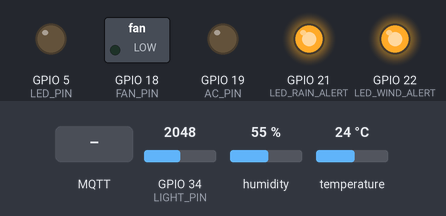
Bench run of a sketch on a simulated ESP32. On the bench: switched loads named in the sketch (green lamp = pin HIGH), output pins drawn as LEDs (lit = HIGH). The test bench sets the inputs (shaded band); at power-on: GPIO 34 (LIGHT_PIN) = 2048, humidity 55 %, temperature 24 °C (analog values on the 0–4095 scale). WiFi joins after 1.5 s; servers stay silent unless stated; random numbers use the default seed unless the sketch sets one; no MQTT or app messages arrive unless stated; what the sketch prints to the serial monitor is not drawn.

Above: at 3.7 s.
3.8 s: MQTT message "ON" arrives on the first subscribed topic
At 4.8 s:
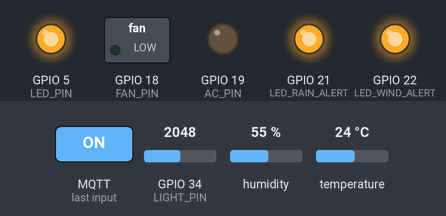
9.8 s: MQTT message "ON" arrives on the second subscribed topic
At 11.9 s:
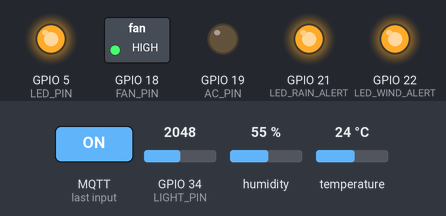
14.3 s: MQTT message "OFF" arrives on the first subscribed topic
At 15.2 s:
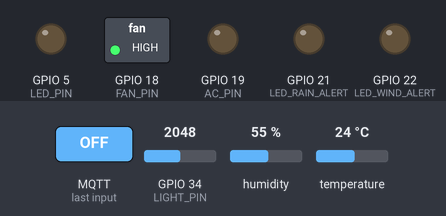
20.3 s: MQTT message "TOGGLE" arrives on the first subscribed topic
At 22.4 s:
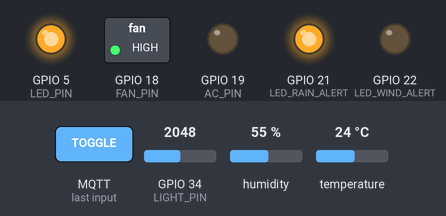
26.3 s: MQTT message "OFF" arrives on the second subscribed topic
At 29.8 s:
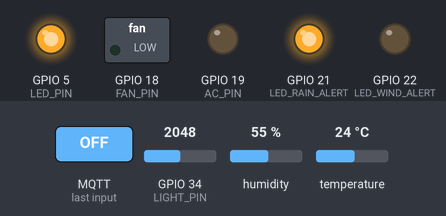
32.3 s: MQTT message "ON" arrives on the third subscribed topic
At 33.5 s:
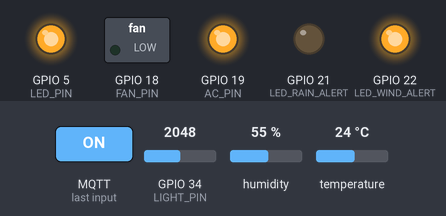
Timing chart, 0 to 57.2 s (numbered marks = the images above; inputs shaded):
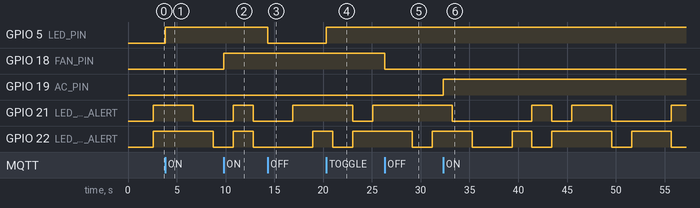

Measured:
- after the input at 3.8 s, GPIO 5 (LED_PIN): LOW → HIGH at once
- after the input at 9.8 s, GPIO 18 (FAN_PIN): LOW → HIGH at once
- after the input at 14.3 s, GPIO 5 (LED_PIN): HIGH → LOW at once
- after the input at 20.3 s, GPIO 5 (LED_PIN): LOW → HIGH at once
- after the input at 26.3 s, GPIO 18 (FAN_PIN): HIGH → LOW at once
- after the input at 32.3 s, GPIO 19 (AC_PIN): LOW → HIGH at once

The sketch:

test.ino
```cpp
#include <WiFi.h>
#include <PubSubClient.h>
#include <DHT.h>

// ==================== WIFI & MQTT CONFIG ====================
const char* WIFI_SSID = "LAMTHANHDUC";
const char* WIFI_PASS = "27042004";
const char* MQTT_HOST = "172.11.247.231";
const int   MQTT_PORT = 1883;
const char* MQTT_USER = "user1";
const char* MQTT_PASSWORD = "123456";

// ==================== HARDWARE PINS ====================
const int LED_PIN = 5;      // LED (Lights)
const int FAN_PIN = 18;     // LED (FAN) - MỚI THÊM
const int AC_PIN = 19;      // LED (AC) - MỚI THÊM
const int DHT_PIN = 4;      // DHT11 Sensor
const int LIGHT_PIN = 34;   // Light Sensor (ADC)

// ==================== LED CẢNH BÁO (BÀI 4) ====================
const int LED_RAIN_ALERT = 21;  // LED cảnh báo mưa (>= 50mm)
const int LED_WIND_ALERT = 22;  // LED cảnh báo gió (>= 25 m/s)

// ==================== FEATURE FLAGS ====================
// Chỉ bật cho thiết bị có phần cứng thật
const bool ENABLE_LED = true;   //
const bool ENABLE_FAN = true;   //
const bool ENABLE_AC = true;    //

#define DHT_TYPE DHT11
DHT dht(DHT_PIN, DHT_TYPE);

// ==================== MQTT TOPICS ====================
// LED (Lights)
const char* LED_CMD = "iot/esp32_01/led/command";
const char* LED_STAT = "iot/esp32_01/led/status";

// FAN
const char* FAN_CMD = "iot/esp32_01/fan/command";
const char* FAN_STAT = "iot/esp32_01/fan/status";

// AC
const char* AC_CMD = "iot/esp32_01/ac/command";
const char* AC_STAT = "iot/esp32_01/ac/status";

// Telemetry
const char* TELEM = "iot/esp32_01/telemetry";

WiFiClient wifiClient;
PubSubClient mqttClient(wifiClient);

unsigned long lastSend = 0;

// ==================== SETUP ====================
void setup() {
  Serial.begin(115200);
  delay(1000);
  Serial.println("ESP32 MQTT IoT - FAN & AC Version");

  // Khởi tạo phần cứng
  if (ENABLE_LED) {
    pinMode(LED_PIN, OUTPUT);
    digitalWrite(LED_PIN, LOW);
  }
  if (ENABLE_FAN) {
    pinMode(FAN_PIN, OUTPUT);
    digitalWrite(FAN_PIN, LOW);
  }
  if (ENABLE_AC) {
    pinMode(AC_PIN, OUTPUT);
    digitalWrite(AC_PIN, LOW);
  }

  // Khởi tạo LED cảnh báo (BÀI 4)
  pinMode(LED_RAIN_ALERT, OUTPUT);
  pinMode(LED_WIND_ALERT, OUTPUT);
  digitalWrite(LED_RAIN_ALERT, LOW);
  digitalWrite(LED_WIND_ALERT, LOW);

  dht.begin();
  analogReadResolution(12);
  analogSetPinAttenuation(LIGHT_PIN, ADC_11db);

  Serial.println("✅ Hardware initialized:");
  if (ENABLE_LED) Serial.println("   LED (Lights): GPIO 5 - ENABLED");
  if (ENABLE_FAN) Serial.println("   FAN: GPIO 18 - ENABLED");
  else Serial.println("   FAN: GPIO 18 - DISABLED (no hardware)");
  if (ENABLE_AC) Serial.println("   AC: GPIO 19 - ENABLED");
  else Serial.println("   AC: GPIO 19 - DISABLED (no hardware)");

  // Kết nối WiFi
  Serial.print("Connecting to WiFi");
  WiFi.begin(WIFI_SSID, WIFI_PASS);
  while (WiFi.status() != WL_CONNECTED) {
    delay(500);
    Serial.print(".");
  }
  Serial.println("\n✅ WiFi Connected!");
  Serial.print("   ESP32 IP: ");
  Serial.println(WiFi.localIP());
  Serial.print("   Gateway: ");
  Serial.println(WiFi.gatewayIP());

  // Kết nối MQTT
  mqttClient.setServer(MQTT_HOST, MQTT_PORT);
  mqttClient.setCallback(onMessage);

  connectMQTT();

  Serial.println("✅ System Ready!");
}

// ==================== LOOP ====================
void loop() {
  // Auto-reconnect MQTT nếu mất kết nối
  if (!mqttClient.connected()) {
    connectMQTT();
  }
  mqttClient.loop();

  // Gửi telemetry mỗi 2 giây
  if (millis() - lastSend > 2000) {
    sendData();
    lastSend = millis();
  }
}

// ==================== CONNECT MQTT ====================
void connectMQTT() {
  while (!mqttClient.connected()) {
    Serial.print("Connecting to MQTT broker at ");
    Serial.print(MQTT_HOST);
    Serial.print(":");
    Serial.print(MQTT_PORT);
    Serial.println("...");

    if (mqttClient.connect("esp32_01", MQTT_USER, MQTT_PASSWORD)) {
      Serial.println("✅ MQTT Connected!");

      // Subscribe topics (chỉ cho thiết bị enabled)
      if (ENABLE_LED) mqttClient.subscribe(LED_CMD);
      if (ENABLE_FAN) mqttClient.subscribe(FAN_CMD);
      if (ENABLE_AC) mqttClient.subscribe(AC_CMD);
      Serial.println("✅ Subscribed to enabled command topics");

      // Publish trạng thái ban đầu
      publishAllStatus();

    } else {
      Serial.print("❌ MQTT Connection FAILED! State: ");
      Serial.println(mqttClient.state());
      Serial.println("   Error codes: -4=timeout, -3=lost, -2=failed, -1=disconnected");
      delay(2000);
    }
  }
}

// ==================== PUBLISH ALL STATUS ====================
void publishAllStatus() {
  Serial.println("📤 Publishing initial status:");

  if (ENABLE_LED) {
    String ledStatus = digitalRead(LED_PIN) == HIGH ? "ON" : "OFF";
    mqttClient.publish(LED_STAT, ledStatus.c_str(), true); //
    Serial.println("   LED: " + ledStatus);
  }

  if (ENABLE_FAN) {
    String fanStatus = digitalRead(FAN_PIN) == HIGH ? "ON" : "OFF";
    mqttClient.publish(FAN_STAT, fanStatus.c_str(), true); //
    Serial.println("   FAN: " + fanStatus);
  }

  if (ENABLE_AC) {
    String acStatus = digitalRead(AC_PIN) == HIGH ? "ON" : "OFF";
    mqttClient.publish(AC_STAT, acStatus.c_str(), true); //
    Serial.println("   AC: " + acStatus);
  }
}

// ==================== HANDLE MQTT MESSAGES ====================
void onMessage(char* topic, byte* payload, unsigned int length) {
  String message = "";
  for (int i = 0; i < length; i++) {
    message += (char)payload[i];
  }

  Serial.print("📥 Received [");
  Serial.print(topic);
  Serial.print("]: ");
  Serial.println(message);

  // ===== LED (LIGHTS) =====
  if (ENABLE_LED && String(topic) == LED_CMD) {
    if (message == "ON") {
      digitalWrite(LED_PIN, HIGH);
      mqttClient.publish(LED_STAT, "ON", true); // retain=true
      Serial.println("💡 LED ON");
    }
    else if (message == "OFF") {
      digitalWrite(LED_PIN, LOW);
      mqttClient.publish(LED_STAT, "OFF", true); // retain=true
      Serial.println("💡 LED OFF");
    }
    else if (message == "TOGGLE") {
      digitalWrite(LED_PIN, !digitalRead(LED_PIN));
      String status = digitalRead(LED_PIN) ? "ON" : "OFF";
      mqttClient.publish(LED_STAT, status.c_str(), true); // retain=true
      Serial.println("💡 LED " + status);
    }
  }

  // ===== FAN =====
  else if (ENABLE_FAN && String(topic) == FAN_CMD) {
    if (message == "ON") {
      digitalWrite(FAN_PIN, HIGH);
      mqttClient.publish(FAN_STAT, "ON", true); // retain=true
      Serial.println("🌀 FAN ON");
    }
    else if (message == "OFF") {
      digitalWrite(FAN_PIN, LOW);
      mqttClient.publish(FAN_STAT, "OFF", true); // retain=true
      Serial.println("🌀 FAN OFF");
    }
    else if (message == "TOGGLE") {
      digitalWrite(FAN_PIN, !digitalRead(FAN_PIN));
      String status = digitalRead(FAN_PIN) ? "ON" : "OFF";
      mqttClient.publish(FAN_STAT, status.c_str(), true); // retain=true
      Serial.println("🌀 FAN " + status);
    }
  }

  // ===== AC =====
  else if (ENABLE_AC && String(topic) == AC_CMD) {
    if (message == "ON") {
      digitalWrite(AC_PIN, HIGH);
      mqttClient.publish(AC_STAT, "ON", true); // retain=true
      Serial.println("❄️  AC ON");
    }
    else if (message == "OFF") {
      digitalWrite(AC_PIN, LOW);
      mqttClient.publish(AC_STAT, "OFF", true); // retain=true
      Serial.println("❄️  AC OFF");
    }
    else if (message == "TOGGLE") {
      digitalWrite(AC_PIN, !digitalRead(AC_PIN));
      String status = digitalRead(AC_PIN) ? "ON" : "OFF";
      mqttClient.publish(AC_STAT, status.c_str(), true); // retain=true
      Serial.println("❄️  AC " + status);
    }
  }
}

// ==================== LIGHT SENSOR HELPERS ====================
// Đọc trung bình nhiều mẫu để giảm nhiễu
int readLightRawAvg(int samples = 16) {
  long sum = 0;
  for (int i = 0; i < samples; i++) {
    sum += analogRead(LIGHT_PIN);
    delayMicroseconds(500);
  }
  return (int)(sum / samples);
}

// Hiệu chuẩn nhanh 2 điểm: che kín và ánh sáng phòng
// Mục tiêu: ánh sáng phòng ~600, che kín ~vài chục
int readLightScaled() {
  const int RAW_DARK   = 100;   // cập nhật theo raw khi che kín
  const int RAW_BRIGHT = 2000;  // cập nhật theo raw ánh sáng phòng
  const int THRESH = (RAW_DARK + RAW_BRIGHT) / 2; // ngưỡng phân biệt tối/sáng

  int raw = readLightRawAvg(16);

  // Nếu tối (che) -> 30..50, nếu sáng thường -> 600..700
  if (raw <= THRESH) {
    return random(30, 51);
  } else {
    return random(600, 701);
  }
}

// ==================== BÀI 4: CẢM BIẾN MỚI ====================
// Đọc lượng mưa (mm) - giá trị random 0-100
float readRainfall() {
  return random(0, 101) + (random(0, 100) / 100.0); // 0.00 - 100.99 mm
}

// Đọc tốc độ gió (m/s) - giá trị random 0-50
float readWindSpeed() {
  return random(0, 51) + (random(0, 100) / 100.0); // 0.00 - 50.99 m/s
}

// ==================== SEND TELEMETRY ====================
void sendData() {
  float temp = dht.readTemperature();
  float hum = dht.readHumidity();

  int light = readLightScaled();

  // BÀI 4: Đọc 2 cảm biến mới
  float rainfall = readRainfall();
  float windSpeed = readWindSpeed();

  if (isnan(temp) || isnan(hum)) {
    Serial.println("❌ DHT Sensor error");
    return;
  }

  // BÀI 4: Kiểm tra ngưỡng 50% và điều khiển LED cảnh báo
  // Lượng mưa >= 50mm (50% của 100mm)
  if (rainfall >= 50.0) {
    digitalWrite(LED_RAIN_ALERT, HIGH);
  } else {
    digitalWrite(LED_RAIN_ALERT, LOW);
  }

  // Tốc độ gió >= 25 m/s (50% của 50 m/s)
  if (windSpeed >= 25.0) {
    digitalWrite(LED_WIND_ALERT, HIGH);
  } else {
    digitalWrite(LED_WIND_ALERT, LOW);
  }

  // Build JSON với trạng thái thiết bị đã enabled
  String data = "{";
  data += "\"temperature\":" + String(temp, 1) + ",";
  data += "\"humidity\":" + String(hum, 1) + ",";
  data += "\"light\":" + String(light) + ",";

  // BÀI 4: Thêm cảm biến mới vào telemetry
  data += "\"rainfall\":" + String(rainfall, 2) + ",";
  data += "\"wind_speed\":" + String(windSpeed, 2);

  if (ENABLE_LED) {
    data += ",\"led\":\"" + String(digitalRead(LED_PIN) ? "ON" : "OFF") + "\"";
  }
  if (ENABLE_FAN) {
    data += ",\"fan\":\"" + String(digitalRead(FAN_PIN) ? "ON" : "OFF") + "\"";
  }
  if (ENABLE_AC) {
    data += ",\"ac\":\"" + String(digitalRead(AC_PIN) ? "ON" : "OFF") + "\"";
  }

  data += ",\"uptime\":" + String(millis() / 1000);
  data += "}";

  mqttClient.publish(TELEM, data.c_str());
  Serial.println("📤 Telemetry: " + data);
}
```
